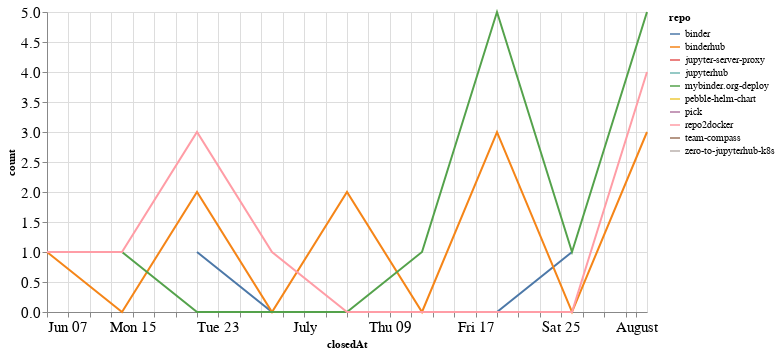

Notebook cell for this chart:
### Code cell
closed_by_time = closed_by.groupby('repo').resample('W', on='closedAt').count()['author'].reset_index()
closed_by_time = closed_by_time.rename(columns={'author': 'count'})

alt.Chart(closed_by_time, width=600).mark_line().encode(
    x='closedAt',
    y='count',
    color='repo',
    tooltip="repo"
)

### Figure 1 — Vega-Lite specification as saved in the notebook (floating-point values rounded to 4 significant figures)
{"config": {"axisLeft": {"labelFontSize": 15}, "axisBottom": {"labelFontSize": 15}}, "data": {"name": "data-d0f2c2fa874521ffe609825758e09343"}, "mark": "line", "encoding": {"color": {"type": "nominal", "field": "repo"}, "tooltip": {"type": "nominal", "field": "repo"}, "x": {"type": "temporal", "field": "closedAt"}, "y": {"type": "quantitative", "field": "count"}}, "width": 600, "$schema": "https://vega.github.io/schema/vega-lite/v4.8.1.json", "datasets": {"data-d0f2c2fa874521ffe609825758e09343": [{"repo": "binder", "closedAt": "2020-06-21T00:00:00", "count": 1}, {"repo": "binder", "closedAt": "2020-06-28T00:00:00", "count": 0}, {"repo": "binder", "closedAt": "2020-07-05T00:00:00", "count": 0}, {"repo": "binder", "closedAt": "2020-07-12T00:00:00", "count": 0}, {"repo": "binder", "closedAt": "2020-07-19T00:00:00", "count": 0}, {"repo": "binder", "closedAt": "2020-07-26T00:00:00", "count": 1}, {"repo": "binderhub", "closedAt": "2020-06-07T00:00:00", "count": 1}, {"repo": "binderhub", "closedAt": "2020-06-14T00:00:00", "count": 0}, {"repo": "binderhub", "closedAt": "2020-06-21T00:00:00", "count": 2}, {"repo": "binderhub", "closedAt": "2020-06-28T00:00:00", "count": 0}, {"repo": "binderhub", "closedAt": "2020-07-05T00:00:00", "count": 2}, {"repo": "binderhub", "closedAt": "2020-07-12T00:00:00", "count": 0}, {"repo": "binderhub", "closedAt": "2020-07-19T00:00:00", "count": 3}, {"repo": "binderhub", "closedAt": "2020-07-26T00:00:00", "count": 0}, {"repo": "binderhub", "closedAt": "2020-08-02T00:00:00", "count": 3}, {"repo": "jupyter-server-proxy", "closedAt": "2020-06-14T00:00:00", "count": 1}, {"repo": "jupyterhub", "closedAt": "2020-06-07T00:00:00", "count": 1}, {"repo": "mybinder.org-deploy", "closedAt": "2020-06-14T00:00:00", "count": 1}, {"repo": "mybinder.org-deploy", "closedAt": "2020-06-21T00:00:00", "count": 0}, {"repo": "mybinder.org-deploy", "closedAt": "2020-06-28T00:00:00", "count": 0}, {"repo": "mybinder.org-deploy", "closedAt": "2020-07-05T00:00:00", "count": 0}, {"repo": "mybinder.org-deploy", "closedAt": "2020-07-12T00:00:00", "count": 1}, {"repo": "mybinder.org-deploy", "closedAt": "2020-07-19T00:00:00", "count": 5}, {"repo": "mybinder.org-deploy", "closedAt": "2020-07-26T00:00:00", "count": 1}, {"repo": "mybinder.org-deploy", "closedAt": "2020-08-02T00:00:00", "count": 5}, {"repo": "pebble-helm-chart", "closedAt": "2020-06-07T00:00:00", "count": 1}, {"repo": "pick", "closedAt": "2020-06-14T00:00:00", "count": 1}, {"repo": "repo2docker", "closedAt": "2020-06-07T00:00:00", "count": 1}, {"repo": "repo2docker", "closedAt": "2020-06-14T00:00:00", "count": 1}, {"repo": "repo2docker", "closedAt": "2020-06-21T00:00:00", "count": 3}, {"repo": "repo2docker", "closedAt": "2020-06-28T00:00:00", "count": 1}, {"repo": "repo2docker", "closedAt": "2020-07-05T00:00:00", "count": 0}, {"repo": "repo2docker", "closedAt": "2020-07-12T00:00:00", "count": 0}, {"repo": "repo2docker", "closedAt": "2020-07-19T00:00:00", "count": 0}, {"repo": "repo2docker", "closedAt": "2020-07-26T00:00:00", "count": 0}, {"repo": "repo2docker", "closedAt": "2020-08-02T00:00:00", "count": 4}, {"repo": "team-compass", "closedAt": "2020-06-28T00:00:00", "count": 1}, {"repo": "zero-to-jupyterhub-k8s", "closedAt": "2020-07-26T00:00:00", "count": 1}]}}
